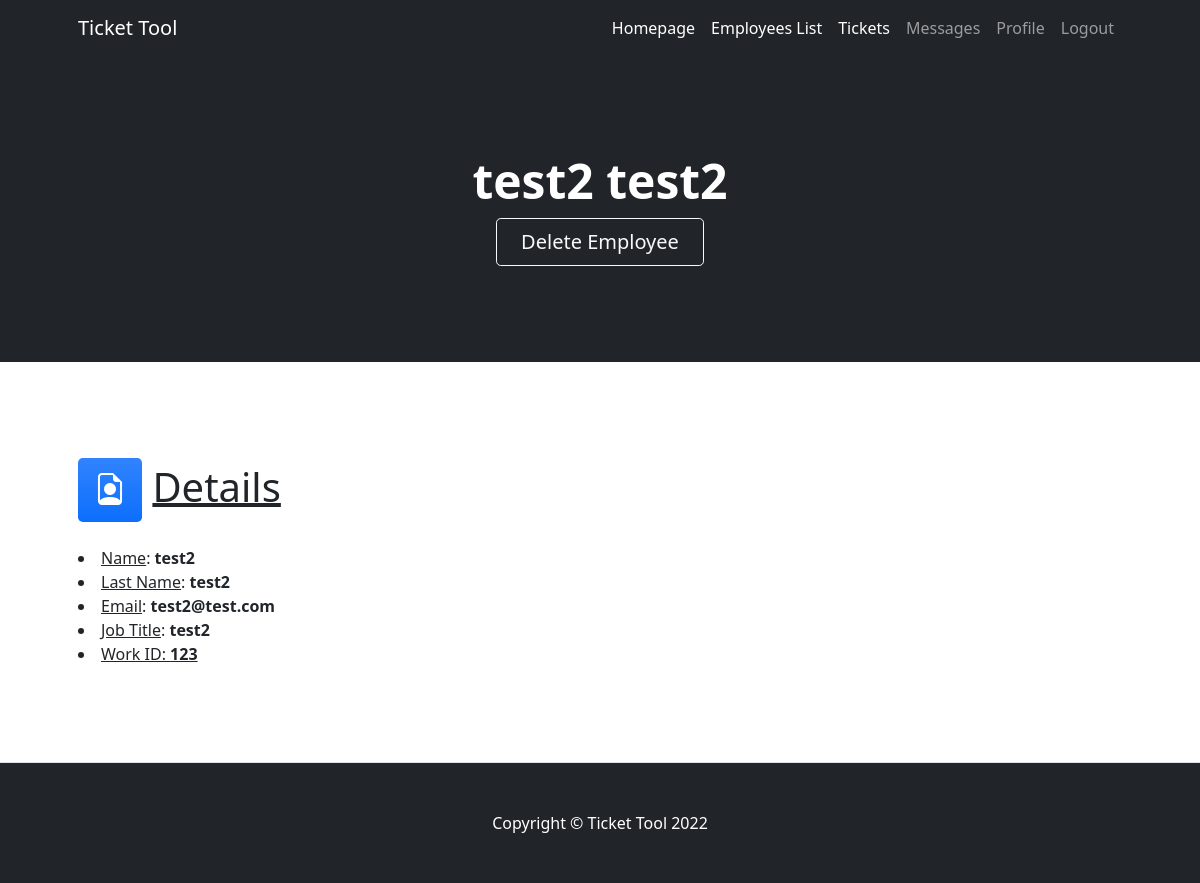
The page /AppEmployees/detail/2 on the database as committed earlier.
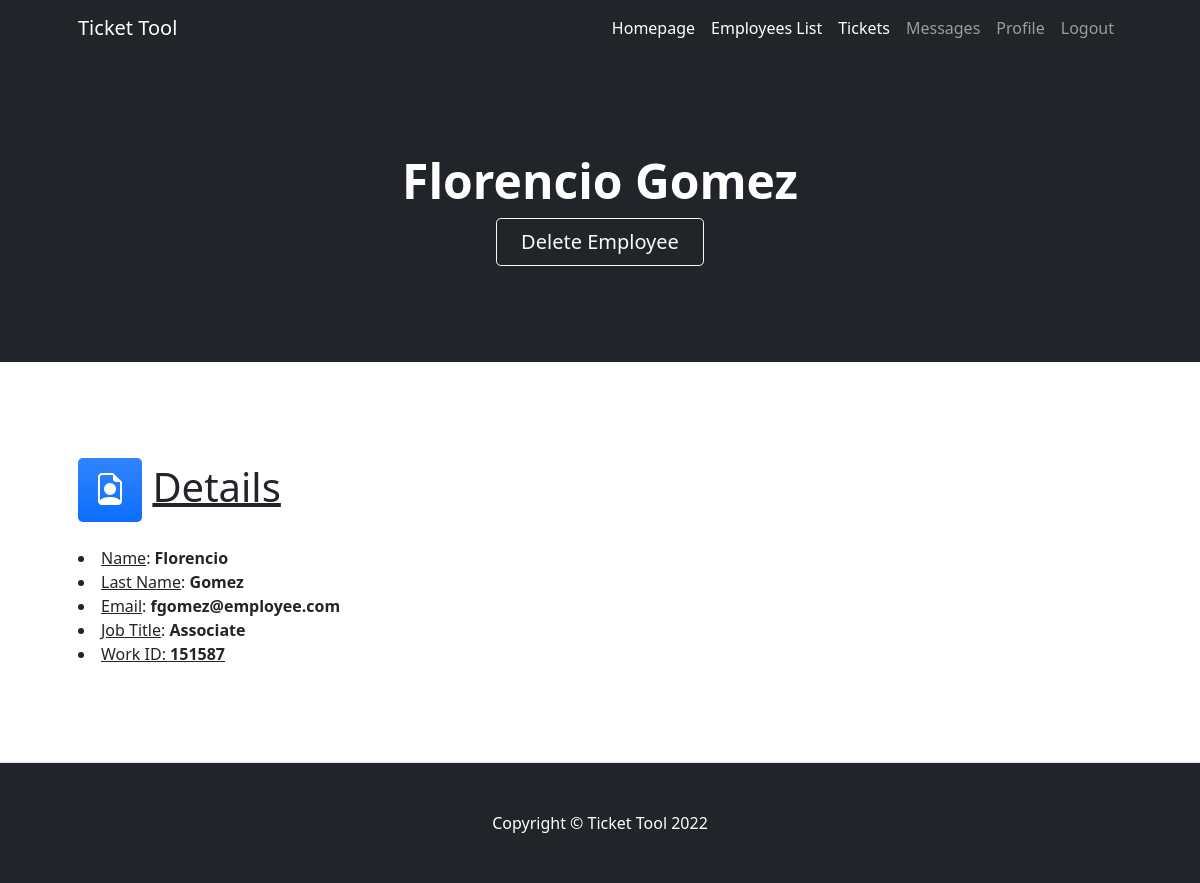
The same page on the database as committed later.
### AppEmployees/models.py (models this page shows, shortened)
class Employee(models.Model):
    name=models.CharField(max_length=50)
    lastname=models.CharField(max_length=50)
    job_title=models.CharField(max_length=50)
    email=models.EmailField() #agregar leyenda de que el dominio es de la empresa
    workid=models.IntegerField() #agregar leyenda de que son 6 dígitos
    is_staff=0

### AppEmployees/views.py (the view)
# urls.py: path("detail/<pk>",EmployeeDeatailView.as_view(),name="employee_details"),
class EmployeeDeatailView(DetailView):
    model=Employee
    template_name = "AppEmployees/employees_detailview.html"

### AppEmployees/templates/AppEmployees/employees_detailview.html (shortened to what this page needs)
{% extends 'AppEmployees/Employees.html' %}
{% block header %}
<h1 class="display-5 fw-bolder text-white mb-2">{{employee.name}} {{employee.lastname}}</h1>
<a class="btn btn-outline-light btn-lg px-4" href="{% url 'employee_delete' employee.pk %}">Delete Employee</a>
{% endblock header %}
{% block content %}
<section class="py-5 border-bottom" id="features">
    <div class="container px-5 my-5">
        <div class="row gx-5">
            <div class="col-lg-4 mb-5 mb-lg-0">
                <h1><div class="feature bg-primary bg-gradient text-white rounded-3 mb-3"><i class="bi-file-earmark-person"></i></div>     <u>Details</u></h1>
                <li><u>Name</u>: <b>{{employee.name}}</b>
                <li><u>Last Name</u>: <b>{{employee.lastname}}</b>
                <li><u>Email</u>: <b>{{employee.email}}</b>
                <li><u>Job Title</u>: <b>{{employee.job_title}}</b>
                <li><u>Work ID: <b>{{employee.workid}}</b>
                </div>
            </div>
        </div>
</section>
{% endblock content %}

Rows that differ between the two databases and show on the page:
changed Employee: name "test2" → "Florencio"; lastname "test2" → "Gomez"; email "test2@test.com" → "fgomez@employee.com"; job_title "test2" → "Associate"; workid "123" → "151587"
